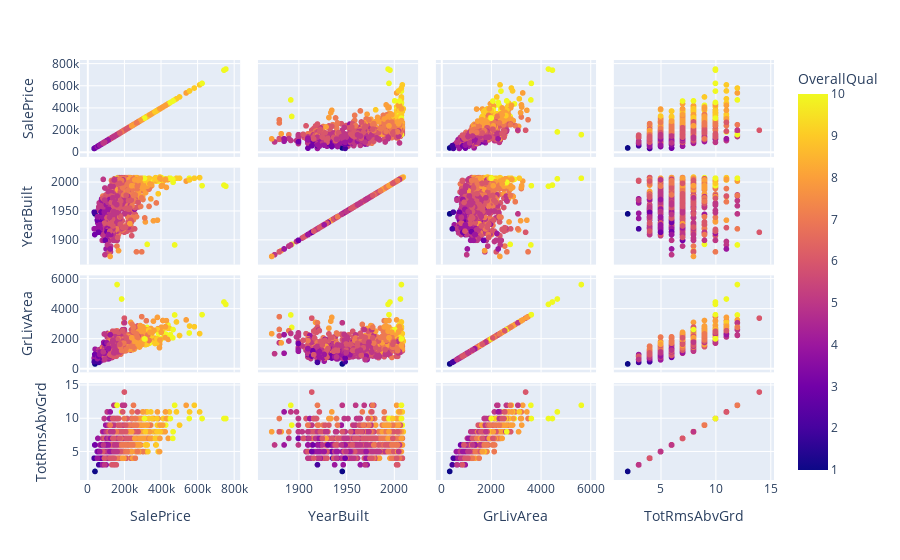

The cell this chart's notebook holds for it:
### Code cell
q2_cols = ['SalePrice', 'YearBuilt', 'GrLivArea', 'TotRmsAbvGrd']

## Write your code below
fig = px.scatter_matrix(housing_prices_df, 
                        dimensions=q2_cols, 
                        color="OverallQual")
fig.show()

### Figure 1 — Plotly figure (JSON) as saved in the notebook; plotly's stock layout.template omitted (floating-point values rounded to 4 significant figures; data arrays with more than 128 entries replaced by an {"elided": "..."} marker saying what was removed)
{"data": [{"dimensions": [{"axis": {"matches": true}, "label": "SalePrice", "values": {"elided": "1460 int values"}}, {"axis": {"matches": true}, "label": "YearBuilt", "values": {"elided": "1460 int values"}}, {"axis": {"matches": true}, "label": "GrLivArea", "values": {"elided": "1460 int values"}}, {"axis": {"matches": true}, "label": "TotRmsAbvGrd", "values": {"elided": "1460 int values"}}], "hovertemplate": "%{xaxis.title.text}=%{x}<br>%{yaxis.title.text}=%{y}<br>OverallQual=%{marker.color}<extra></extra>", "legendgroup": "", "marker": {"color": {"elided": "1460 int values"}, "coloraxis": "coloraxis", "symbol": "circle"}, "name": "", "showlegend": false, "type": "splom"}], "layout": {"coloraxis": {"colorbar": {"title": {"text": "OverallQual"}}, "colorscale": [[0, "#0d0887"], [0.1111, "#46039f"], [0.2222, "#7201a8"], [0.3333, "#9c179e"], [0.4444, "#bd3786"], [0.5556, "#d8576b"], [0.6667, "#ed7953"], [0.7778, "#fb9f3a"], [0.8889, "#fdca26"], [1, "#f0f921"]]}, "dragmode": "select", "legend": {"tracegroupgap": 0}, "margin": {"t": 60}}}
